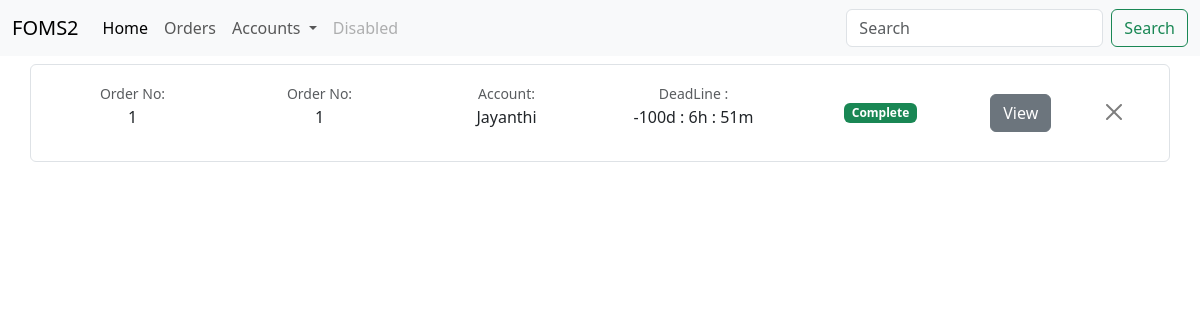
Before: /order with the older database file.
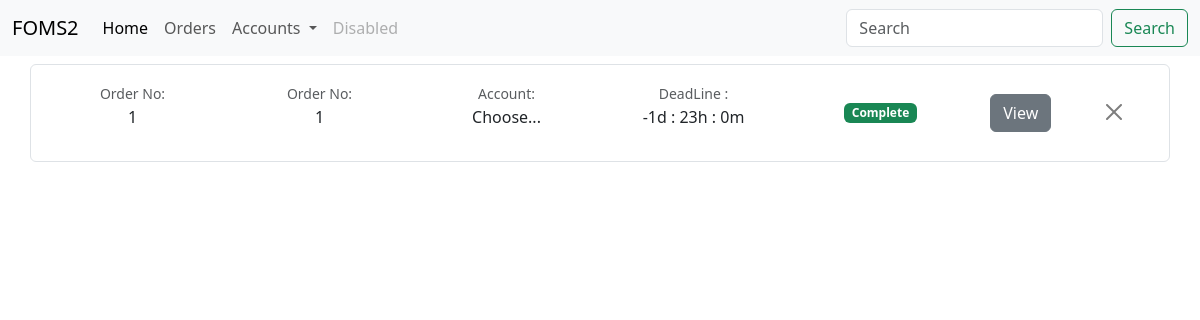
After: the same page with the newer database file.
### website/models.py (models this page shows)
class FiverrOrder(db.Model):
    foid = db.Column(db.Integer, primary_key=True)
    fono = db.Column(db.String, nullable=False)
    account_name = db.Column(db.String, nullable=False)
    date = db.Column(db.DateTime, nullable=False)
    status = db.Column(db.String, nullable=False)
    soundcloud_tracks = db.relationship(
        'SoundcloudTrack', backref='fiverr_order', lazy='dynamic')

### website/views.py (the view)
@views.route('/order')
def order():
    account_name = 'Jayanthi'  # Replace with the account_name you want to query
    orders = FiverrOrder.query.order_by(desc(FiverrOrder.foid)).all()
    time = calculate(orders)
    return render_template('Activeorder.html', orders=orders, time=time)

### website/Timecal.py (called while the page is built)
def calculate(orders):
    asia_colombo_tz = pytz.timezone('Asia/Colombo')
    time = {}
    for order in orders:
        current_time = datetime.now()
        End_date = order.date
        remain_time = End_date - current_time
        hours, remainder = divmod(remain_time.seconds, 3600)
        minutes, seconds = divmod(remainder, 60)
        time[order.foid] = {
            'date': remain_time.days,
            'hours': hours,
            'minutes': minutes,
        }
    return time

### website/templates/Activeorder.html (shortened to what this page needs)
{% extends "base.html"%}{%block title%}Orders{%endblock%} {% block content%}
{%for order in orders %}
<div class="container">
  <div class="row my-2 border rounded p-2">
    <div
      class="col-md-2 d-flex align-items-center justify-content-center custom-column"
    >
      <p class="text-center">
        <small class="text-body-secondary">Order No:</small
        ><br />{{order['foid']}}
      </p>
    </div>
    <div
      class="col-md-2 d-flex align-items-center justify-content-center custom-column"
    >
      <p class="text-center">
        <small class="text-body-secondary">Order No:</small
        ><br />{{order['fono']}}
      </p>
    </div>
    <div
      class="col-md-2 d-flex align-items-center justify-content-center custom-column"
    >
      <p class="text-center">
        <small class="text-body-secondary">Account:</small
        ><br />{{order['account_name']}}
      </p>
    </div>
    <div
      class="col-md-2 d-flex align-items-center justify-content-center custom-column"
    >
      <p class="text-center">
        <small class="text-body-secondary">DeadLine :</small
        ><br />{{time[order['foid']]['date']}}d :
        {{time[order['foid']]['hours']}}h :
        {{time[order['foid']]['minutes']}}m<br />
      </p>
    </div>
    <div
      class="col-md-2 d-flex align-items-center justify-content-center custom-column"
    >
      {% if order.status == 'c' %}
    <span class="badge text-bg-success">Complete</span>
      {% elif order.status == 'p' %}
      <span class="badge text-bg-danger">Pendin</span>
      {% elif order.status == 'r' %}
      <span class="badge text-bg-warning">Revision</span>
      {%endif%}
    </div>
    <div
      class="col-md-1 d-flex align-items-center justify-content-center custom-column"
    >
      <a href="/tracks?foid={{order['foid']}}" class="btn btn-secondary"
        >View</a
      >
    </div>
    <div
      class="col-md-1 d-flex align-items-center justify-content-center custom-column"
    >
      <form action="delete" method="post">
        <button
          type="submit"
          class="btn-close"
          id="submitBtn"
          value="submit"
          aria-label="Close"
        ></button>
      </form>
    </div>
  </div>
</div>
{% endfor %} {%endblock%}

Changed rows visible on the page:
changed FiverrOrder id 1: account_name "Jayanthi" → "Choose..."; foid "-100" → "-1"; foid "6" → "23"; foid "51" → "0"
